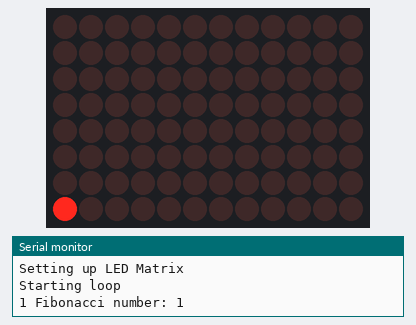
Bench run of a program on a simulated Arduino Uno R4 WiFi. Shown: 12×8 LED matrix, the last lines printed to the serial monitor.

Above: at 0.1 s.
At 7.1 s:
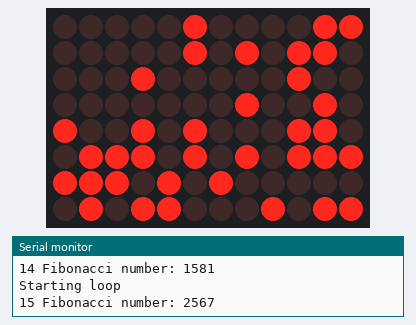
At 14.1 s:
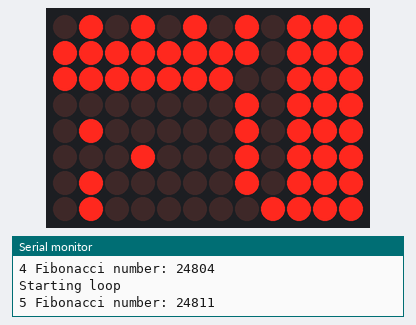
At 21.1 s:
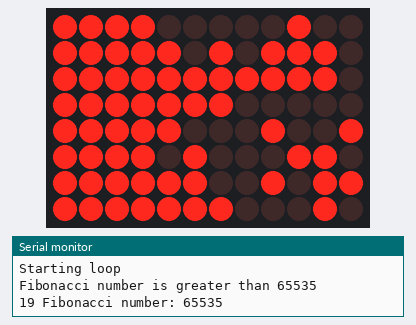
At 28.1 s:
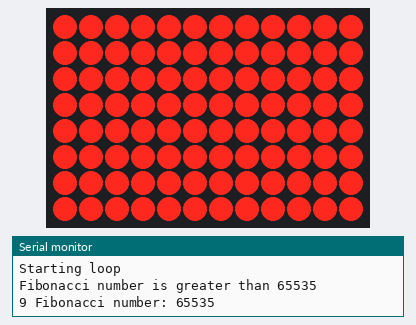
At 39.1 s:
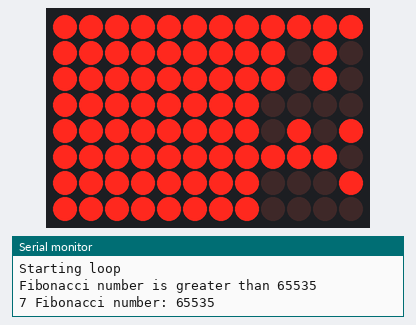

Measured:
- what the display in image 1 shows lasts 0.5 s, from 7.0 s to 7.5 s
- what the display in image 4 shows lasts 8.0 s, from 28.0 s to 36.0 s

The program:

main.cpp
```cpp
#include <Arduino.h>
#include <stdio.h>
#include <Arduino_LED_Matrix.h>

#define ROWS 8
#define COLS 12

uint8_t matrix[ROWS][COLS] = {0};
uint8_t binary[2][8] = {0};
uint8_t inc = 1;

ArduinoLEDMatrix LED_Matrix;

void convertToBinByte(uint16_t num)
{
  for (int i = 0; i < 16; i++)
  {
    int bit = (num >> (15 - i)) & 1;
    binary[i / 8][i % 8] = bit;
  }
}

uint16_t fibSeries(uint16_t n)
{
  if (n <= 1)
    return n;
  else
  {
    uint32_t currFib = fibSeries(n - 1) + fibSeries(n - 2);
    if (currFib > 65535)
    {
      return 65535;
    }
  }
}
// debug prints
void printMatrix()
{
  for (uint8_t i = 0; i < ROWS; i++)
  {
    for (uint8_t j = 0; j < COLS; j++)
    {
      Serial.print(matrix[i][j] + " ");
    }
    Serial.print("\n");
  }
}
// debug prints
void printBinaryNum()
{
  for (uint8_t i = 0; i < 2; i++)
  {
    for (uint8_t j = 0; j < 8; j++)
    {
      Serial.print(binary[i][j] + " ");
    }
    Serial.print("\n");
  }
}

void copyBinaryToMatrixFront(uint16_t fibNum)
{
  if (fibNum > 0 && fibNum <= 255)
  {
    for (uint8_t i = 0; i < ROWS; i++)
    {
      matrix[i][0] = binary[1][i];
    }
    return;
  }
  else if (fibNum > 255)
  {
    for (uint8_t j = 0; j < 2; j++)
    {
      for (uint8_t i = 0; i < ROWS; i++)
      {
        matrix[i][j] = binary[j][i];
      }
    }
    return;
  }
}

void pushMatrixRight(uint16_t fibNum)
{
  uint8_t shiftAmt = (fibNum > 0 && fibNum <= 255) ? 1 : 2;
  uint8_t tempMatrix[ROWS][COLS] = {0};

  for (uint8_t i = 0; i < ROWS; i++)
  {
    for (uint8_t j = 0; j < COLS; j++)
    {
      if (j + shiftAmt < COLS)
      {
        tempMatrix[i][j + shiftAmt] = matrix[i][j];
      }
    }
  }
  for (uint8_t i = 0; i < ROWS; i++)
  {
    for (uint8_t j = 0; j < COLS; j++)
    {
      matrix[i][j] = tempMatrix[i][j];
    }
  }
}

void setup()
{
  Serial.begin(115200);
  Serial.println("Starting setup");
  Serial.println("Setting up LED Matrix");
  LED_Matrix.begin();
  LED_Matrix.loadPixels((uint8_t *)matrix, sizeof(matrix));
}

void loop()
{
  Serial.println("Starting loop");

  uint16_t currentFib = fibSeries(inc);
  if (currentFib >= 65535)
  {
    Serial.println("Fibonacci number is greater than 65535");
    // break;
  }
  Serial.print(inc);
  Serial.print(" Fibonacci number: ");
  Serial.println(currentFib);

  convertToBinByte(currentFib);

  // printBinaryNum();

  pushMatrixRight(currentFib);

  copyBinaryToMatrixFront(currentFib);

  // printMatrix();
  LED_Matrix.loadPixels((uint8_t *)matrix, sizeof(matrix));

  if (inc == 24)
  {
    inc = 1;
  }
  else
  {
    inc++;
  }

  delay(500);
  // Serial.println("Press any key to continue...");
  // while (Serial.available() == 0)
  // {
  //   // Wait for user input
  // }
  // Serial.read(); // Clear the input buffer
}
```
